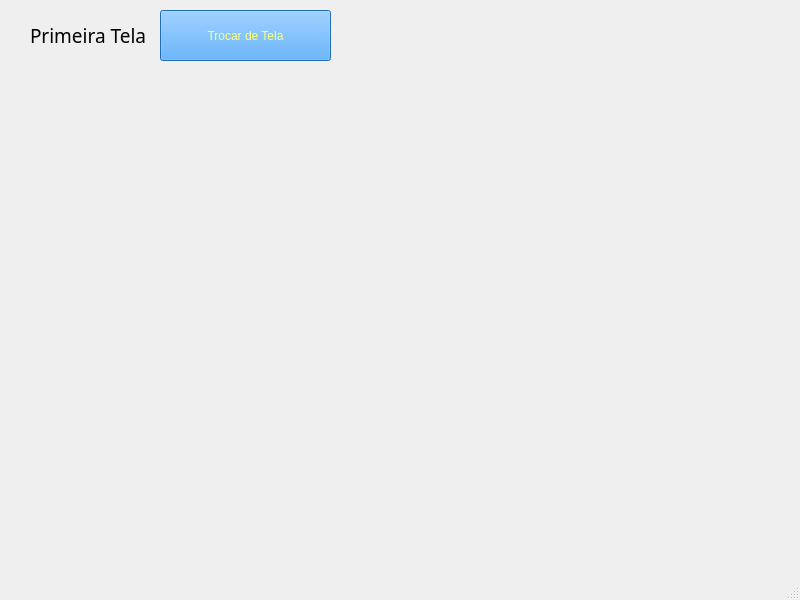
<?xml version="1.0" encoding="UTF-8"?>
<ui version="4.0">
 <class>MainWindow</class>
 <widget class="QMainWindow" name="MainWindow">
  <property name="geometry">
   <rect>
    <x>0</x>
    <y>0</y>
    <width>800</width>
    <height>600</height>
   </rect>
  </property>
  <property name="windowTitle">
   <string>MainWindow</string>
  </property>
  <widget class="QWidget" name="centralwidget">
   <widget class="QLabel" name="label">
    <property name="geometry">
     <rect>
      <x>30</x>
      <y>10</y>
      <width>201</width>
      <height>51</height>
     </rect>
    </property>
    <property name="font">
     <font>
      <family>Noto Serif Cond</family>
      <pointsize>14</pointsize>
     </font>
    </property>
    <property name="text">
     <string>Primeira Tela</string>
    </property>
   </widget>
   <widget class="QPushButton" name="pushButton">
    <property name="geometry">
     <rect>
      <x>160</x>
      <y>10</y>
      <width>171</width>
      <height>51</height>
     </rect>
    </property>
    <property name="autoFillBackground">
     <bool>false</bool>
    </property>
    <property name="styleSheet">
     <string notr="true">background-color: rgb(44, 153, 255);
font: 8pt &quot;Arial&quot;;
color: rgb(255, 255, 127);</string>
    </property>
    <property name="text">
     <string>Trocar de Tela</string>
    </property>
   </widget>
  </widget>
  <widget class="QMenuBar" name="menubar">
   <property name="geometry">
    <rect>
     <x>0</x>
     <y>0</y>
     <width>800</width>
     <height>21</height>
    </rect>
   </property>
  </widget>
  <widget class="QStatusBar" name="statusbar"/>
 </widget>
 <resources/>
 <connections/>
</ui>
